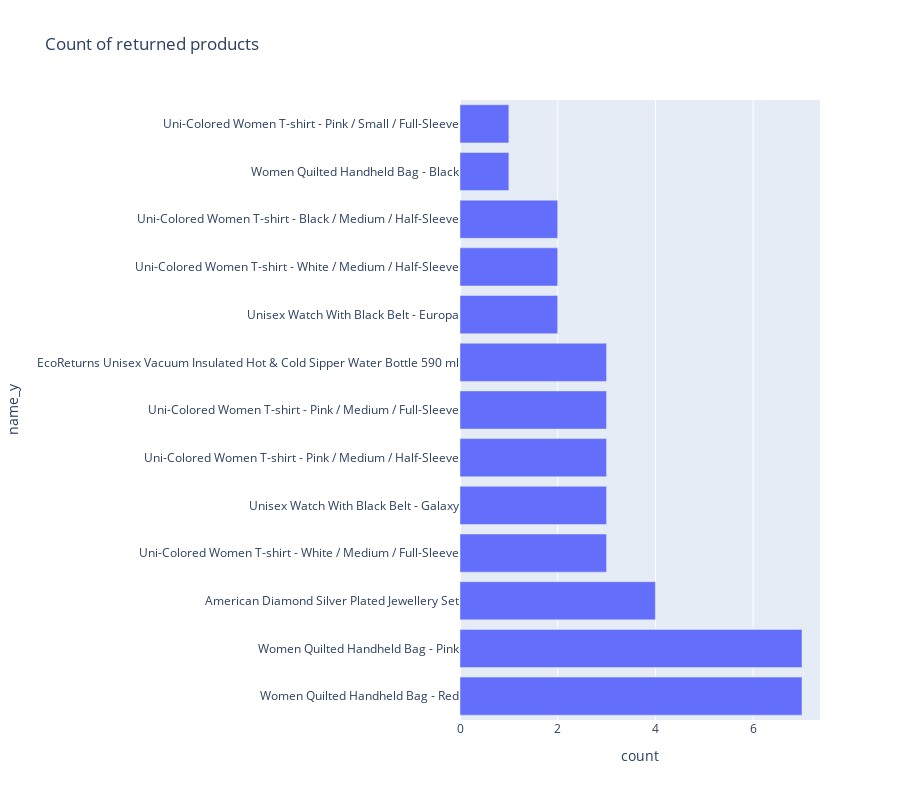

The notebook cell saved with this chart:
### Code cell
#Count of products which was returned most
fig=px.bar(counts_df,x='count', y='name_y',title='Count of returned products',height=800)
fig.show()

### Figure 1 — Plotly figure (JSON) as saved in the notebook; plotly's stock layout.template omitted (floating-point values rounded to 4 significant figures)
{"data": [{"alignmentgroup": "True", "hovertemplate": "count=%{x}<br>name_y=%{y}<extra></extra>", "legendgroup": "", "marker": {"color": "#636efa", "pattern": {"shape": ""}}, "name": "", "offsetgroup": "", "orientation": "h", "showlegend": false, "textposition": "auto", "type": "bar", "x": [7, 7, 4, 3, 3, 3, 3, 3, 2, 2, 2, 1, 1], "xaxis": "x", "y": ["Women Quilted Handheld Bag - Red", "Women Quilted Handheld Bag - Pink", "American Diamond Silver Plated Jewellery Set", "Uni-Colored Women T-shirt - White / Medium / Full-Sleeve", "Unisex Watch With Black Belt - Galaxy", "Uni-Colored Women T-shirt - Pink / Medium / Half-Sleeve", "Uni-Colored Women T-shirt - Pink / Medium / Full-Sleeve", "EcoReturns Unisex Vacuum Insulated Hot & Cold Sipper Water Bottle 590 ml", "Unisex Watch With Black Belt - Europa", "Uni-Colored Women T-shirt - White / Medium / Half-Sleeve", "Uni-Colored Women T-shirt - Black / Medium / Half-Sleeve", "Women Quilted Handheld Bag - Black", "Uni-Colored Women T-shirt - Pink / Small / Full-Sleeve"], "yaxis": "y"}], "layout": {"barmode": "relative", "height": 800, "legend": {"tracegroupgap": 0}, "title": {"text": "Count of returned products"}, "xaxis": {"anchor": "y", "domain": [0, 1], "title": {"text": "count"}}, "yaxis": {"anchor": "x", "domain": [0, 1], "title": {"text": "name_y"}}}}
